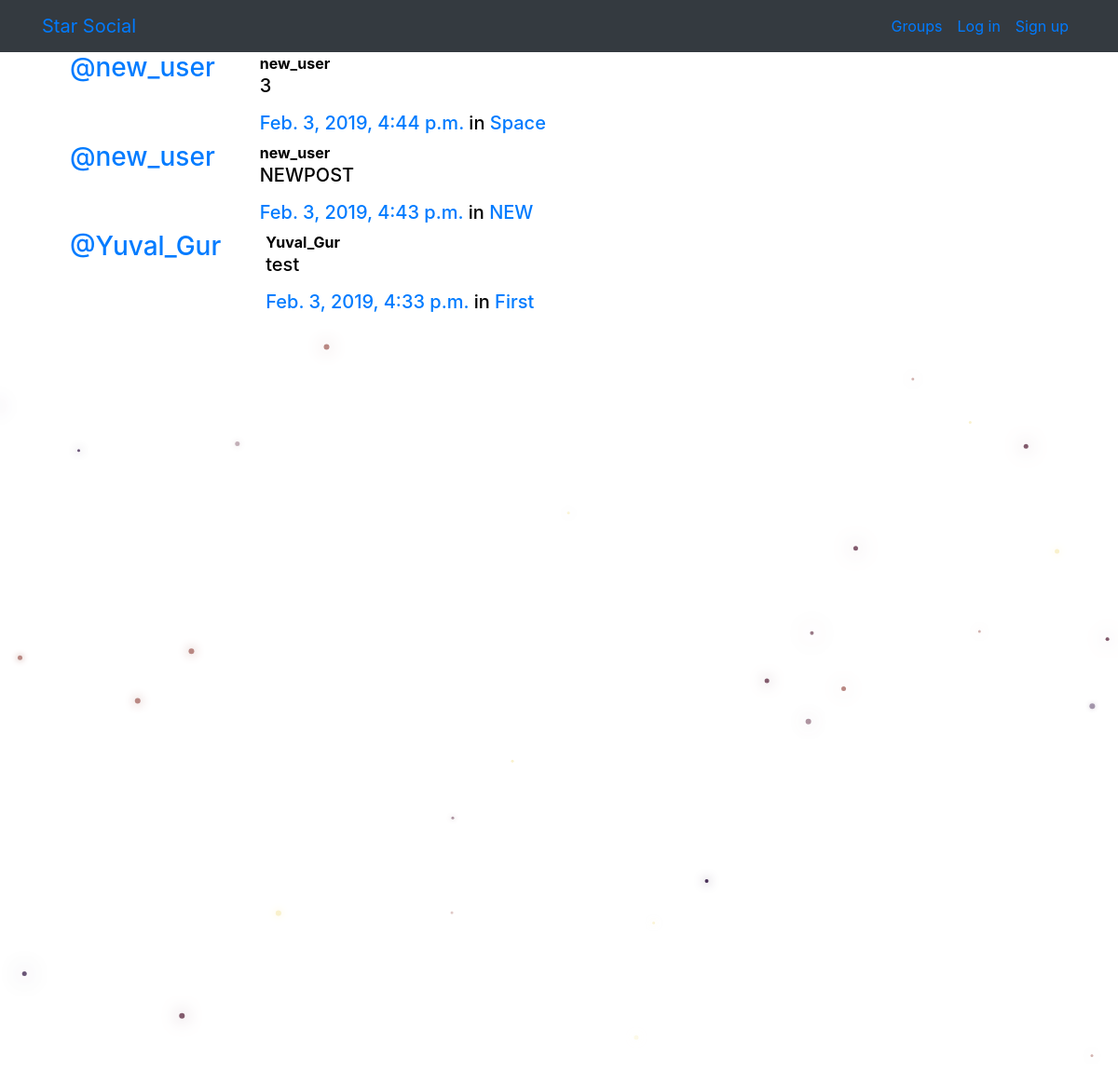
/posts/, run on the app's committed database.
### posts/models.py (models this page shows, shortened)
class Post(models.Model):
    user = models.ForeignKey(User, related_name="posts",on_delete=models.CASCADE)
    created_at = models.DateTimeField(auto_now=True)
    message = models.TextField()
    message_html = models.TextField(editable=False)
    group = models.ForeignKey(Group, related_name="posts",null=True, blank=True,on_delete=models.CASCADE)
    class Meta:
        ordering = ["-created_at"]
        unique_together = ["user", "message"]

### groups/models.py (models this page shows, shortened)
class Group(models.Model):
    name = models.CharField(max_length=256, unique = True)
    slug = models.SlugField(allow_unicode=True,unique=True)
    description = models.TextField(blank=True,default='')
    description_html = models.TextField(editable=False,default='',blank=True)
    members = models.ManyToManyField(User,through='GroupMember')
    class Meta:
        ordering = ['name']

### posts/views.py (the view)
# urls.py: path('', views.PostList.as_view(), name="all"),
class PostList(SelectRelatedMixin, generic.ListView):
    model = models.Post
    select_related = ("user", "group")

### posts/templates/posts/post_list.html (shortened to what this page needs)
{% extends "posts/post_base.html" %}
{% block post_content %}
<div class="col-md-8">
	{% for post in post_list %}
  {% include "posts/_post.html" %}
	{% endfor %}
</div>
{% endblock %}

### posts/templates/posts/_post.html (shortened to what this page needs)
<div class="media">
	<h3 class="mr-5"><a href="{% url 'posts:for_user' username=post.user.username %}">@{{ post.user.username }}</a></h3>
	<div class="media-body">
		<strong>{{ post.user.username }}</strong>
		<h5>{{ post.message_html|safe }}
			<time class="time">
				<a href="{% url 'posts:single' username=post.user.username pk=post.pk %}">{{ post.created_at }}</a>
			</time>
			{% if post.group %}
			<span class="group-name">in <a href="#">{{ post.group.name }}</a></span>
			{% endif %}
		</h5>
	</div>
</div>

### static/simplesocial/css/master.css (style rules this page uses)
body { margin: 0; overflow: hidden; background-color: white; color: black; }

### data on the page
Post: user.username "new_user", message_html "3", created_at "Feb. 3, 2019, 4:44 p.m.", group.name "Space"
Post: user.username "new_user", message_html "NEWPOST", created_at "Feb. 3, 2019, 4:43 p.m.", group.name "NEW"
Post: user.username "Yuval_Gur", message_html "test", created_at "Feb. 3, 2019, 4:33 p.m.", group.name "First"
